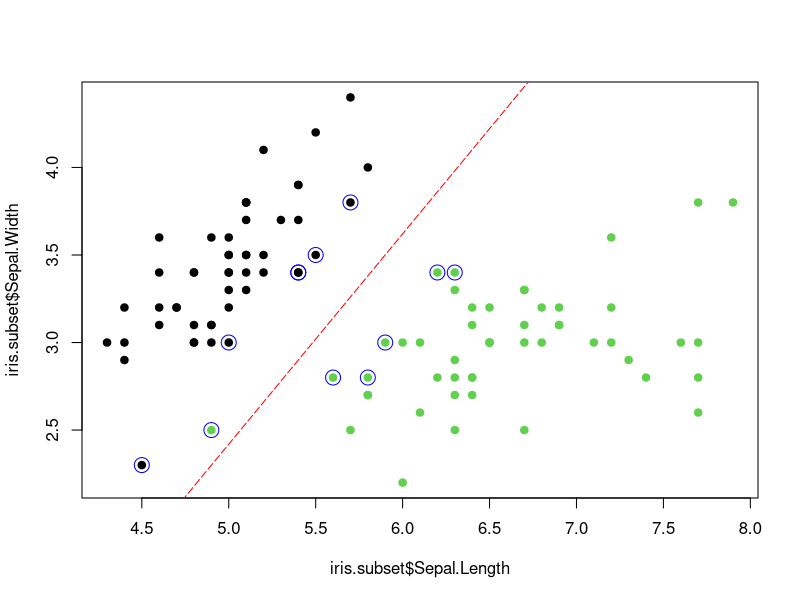
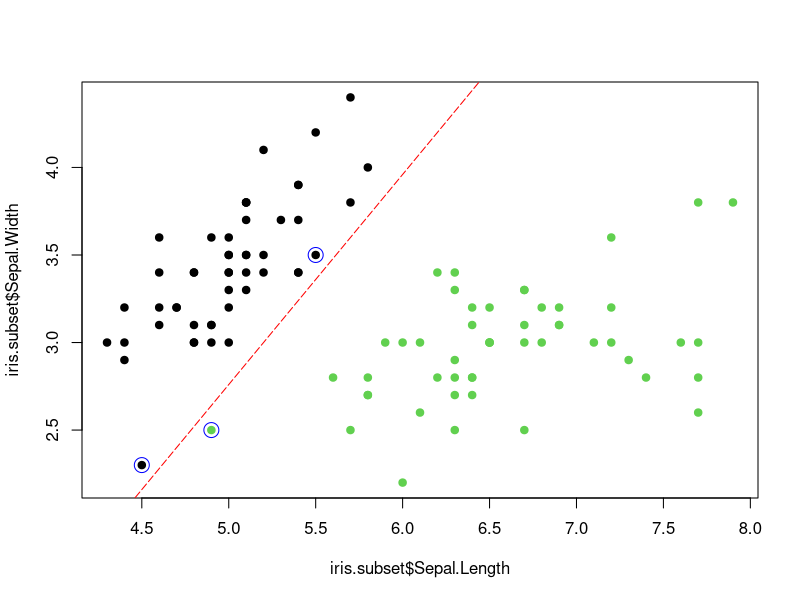

Write R code to recreate these figures, in order.
library(e1071)

iris.subset = subset(iris, select=c("Sepal.Length", "Sepal.Width", "Species"), Species %in% c("setosa","virginica"))


plot(x=iris.subset$Sepal.Length,y=iris.subset$Sepal.Width, col=iris.subset$Species, pch=19)


svm.model = svm(Species ~ ., data=iris.subset, kernel='linear', cost=1, scale=FALSE)

points(iris.subset[svm.model$index,c(1,2)],col="blue",cex=2)


w = t(svm.model$coefs) %*% svm.model$SV
b = -svm.model$rho
abline(a=-b/w[1,2], b=-w[1,1]/w[1,2], col="red", lty=5)


plot(x=iris.subset$Sepal.Length,y=iris.subset$Sepal.Width, col=iris.subset$Species, pch=19)
svm.model = svm(Species ~ ., data=iris.subset, type='C-classification', kernel='linear', cost=10000, scale=FALSE)
points(iris.subset[svm.model$index,c(1,2)],col="blue",cex=2)
w = t(svm.model$coefs) %*% svm.model$SV
b = -svm.model$rho
abline(a=-b/w[1,2], b=-w[1,1]/w[1,2], col="red", lty=5)

